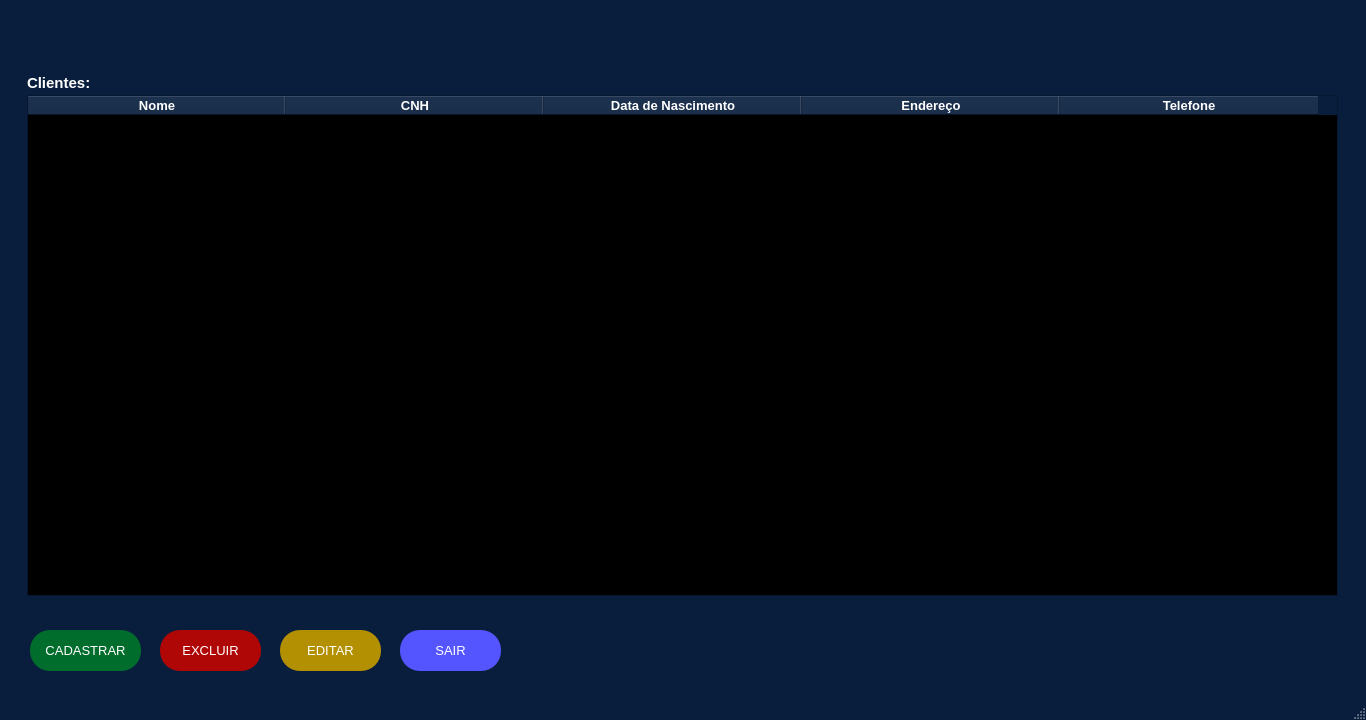
<?xml version="1.0" encoding="UTF-8"?>
<ui version="4.0">
 <class>MainWindow</class>
 <widget class="QMainWindow" name="MainWindow">
  <property name="geometry">
   <rect>
    <x>0</x>
    <y>0</y>
    <width>1366</width>
    <height>720</height>
   </rect>
  </property>
  <property name="minimumSize">
   <size>
    <width>1366</width>
    <height>720</height>
   </size>
  </property>
  <property name="maximumSize">
   <size>
    <width>1366</width>
    <height>720</height>
   </size>
  </property>
  <property name="palette">
   <palette>
    <active>
     <colorrole role="WindowText">
      <brush brushstyle="SolidPattern">
       <color alpha="255">
        <red>255</red>
        <green>255</green>
        <blue>255</blue>
       </color>
      </brush>
     </colorrole>
     <colorrole role="Button">
      <brush brushstyle="SolidPattern">
       <color alpha="255">
        <red>9</red>
        <green>30</green>
        <blue>61</blue>
       </color>
      </brush>
     </colorrole>
     <colorrole role="Light">
      <brush brushstyle="SolidPattern">
       <color alpha="255">
        <red>13</red>
        <green>45</green>
        <blue>91</blue>
       </color>
      </brush>
     </colorrole>
     <colorrole role="Midlight">
      <brush brushstyle="SolidPattern">
       <color alpha="255">
        <red>11</red>
        <green>37</green>
        <blue>76</blue>
       </color>
      </brush>
     </colorrole>
     <colorrole role="Dark">
      <brush brushstyle="SolidPattern">
       <color alpha="255">
        <red>4</red>
        <green>15</green>
        <blue>30</blue>
       </color>
      </brush>
     </colorrole>
     <colorrole role="Mid">
      <brush brushstyle="SolidPattern">
       <color alpha="255">
        <red>6</red>
        <green>20</green>
        <blue>41</blue>
       </color>
      </brush>
     </colorrole>
     <colorrole role="Text">
      <brush brushstyle="SolidPattern">
       <color alpha="255">
        <red>255</red>
        <green>255</green>
        <blue>255</blue>
       </color>
      </brush>
     </colorrole>
     <colorrole role="BrightText">
      <brush brushstyle="SolidPattern">
       <color alpha="255">
        <red>255</red>
        <green>255</green>
        <blue>255</blue>
       </color>
      </brush>
     </colorrole>
     <colorrole role="ButtonText">
      <brush brushstyle="SolidPattern">
       <color alpha="255">
        <red>255</red>
        <green>255</green>
        <blue>255</blue>
       </color>
      </brush>
     </colorrole>
     <colorrole role="Base">
      <brush brushstyle="SolidPattern">
       <color alpha="255">
        <red>0</red>
        <green>0</green>
        <blue>0</blue>
       </color>
      </brush>
     </colorrole>
     <colorrole role="Window">
      <brush brushstyle="SolidPattern">
       <color alpha="255">
        <red>9</red>
        <green>30</green>
        <blue>61</blue>
       </color>
      </brush>
     </colorrole>
     <colorrole role="Shadow">
      <brush brushstyle="SolidPattern">
       <color alpha="255">
        <red>0</red>
        <green>0</green>
        <blue>0</blue>
       </color>
      </brush>
     </colorrole>
     <colorrole role="AlternateBase">
      <brush brushstyle="SolidPattern">
       <color alpha="255">
        <red>4</red>
        <green>15</green>
        <blue>30</blue>
       </color>
      </brush>
     </colorrole>
     <colorrole role="ToolTipBase">
      <brush brushstyle="SolidPattern">
       <color alpha="255">
        <red>255</red>
        <green>255</green>
        <blue>220</blue>
       </color>
      </brush>
     </colorrole>
     <colorrole role="ToolTipText">
      <brush brushstyle="SolidPattern">
       <color alpha="255">
        <red>0</red>
        <green>0</green>
        <blue>0</blue>
       </color>
      </brush>
     </colorrole>
     <colorrole role="PlaceholderText">
      <brush brushstyle="SolidPattern">
       <color alpha="128">
        <red>255</red>
        <green>255</green>
        <blue>255</blue>
       </color>
      </brush>
     </colorrole>
    </active>
    <inactive>
     <colorrole role="WindowText">
      <brush brushstyle="SolidPattern">
       <color alpha="255">
        <red>255</red>
        <green>255</green>
        <blue>255</blue>
       </color>
      </brush>
     </colorrole>
     <colorrole role="Button">
      <brush brushstyle="SolidPattern">
       <color alpha="255">
        <red>9</red>
        <green>30</green>
        <blue>61</blue>
       </color>
      </brush>
     </colorrole>
     <colorrole role="Light">
      <brush brushstyle="SolidPattern">
       <color alpha="255">
        <red>13</red>
        <green>45</green>
        <blue>91</blue>
       </color>
      </brush>
     </colorrole>
     <colorrole role="Midlight">
      <brush brushstyle="SolidPattern">
       <color alpha="255">
        <red>11</red>
        <green>37</green>
        <blue>76</blue>
       </color>
      </brush>
     </colorrole>
     <colorrole role="Dark">
      <brush brushstyle="SolidPattern">
       <color alpha="255">
        <red>4</red>
        <green>15</green>
        <blue>30</blue>
       </color>
      </brush>
     </colorrole>
     <colorrole role="Mid">
      <brush brushstyle="SolidPattern">
       <color alpha="255">
        <red>6</red>
        <green>20</green>
        <blue>41</blue>
       </color>
      </brush>
     </colorrole>
     <colorrole role="Text">
      <brush brushstyle="SolidPattern">
       <color alpha="255">
        <red>255</red>
        <green>255</green>
        <blue>255</blue>
       </color>
      </brush>
     </colorrole>
     <colorrole role="BrightText">
      <brush brushstyle="SolidPattern">
       <color alpha="255">
        <red>255</red>
        <green>255</green>
        <blue>255</blue>
       </color>
      </brush>
     </colorrole>
     <colorrole role="ButtonText">
      <brush brushstyle="SolidPattern">
       <color alpha="255">
        <red>255</red>
        <green>255</green>
        <blue>255</blue>
       </color>
      </brush>
     </colorrole>
     <colorrole role="Base">
      <brush brushstyle="SolidPattern">
       <color alpha="255">
        <red>0</red>
        <green>0</green>
        <blue>0</blue>
       </color>
      </brush>
     </colorrole>
     <colorrole role="Window">
      <brush brushstyle="SolidPattern">
       <color alpha="255">
        <red>9</red>
        <green>30</green>
        <blue>61</blue>
       </color>
      </brush>
     </colorrole>
     <colorrole role="Shadow">
      <brush brushstyle="SolidPattern">
       <color alpha="255">
        <red>0</red>
        <green>0</green>
        <blue>0</blue>
       </color>
      </brush>
     </colorrole>
     <colorrole role="AlternateBase">
      <brush brushstyle="SolidPattern">
       <color alpha="255">
        <red>4</red>
        <green>15</green>
        <blue>30</blue>
       </color>
      </brush>
     </colorrole>
     <colorrole role="ToolTipBase">
      <brush brushstyle="SolidPattern">
       <color alpha="255">
        <red>255</red>
        <green>255</green>
        <blue>220</blue>
       </color>
      </brush>
     </colorrole>
     <colorrole role="ToolTipText">
      <brush brushstyle="SolidPattern">
       <color alpha="255">
        <red>0</red>
        <green>0</green>
        <blue>0</blue>
       </color>
      </brush>
     </colorrole>
     <colorrole role="PlaceholderText">
      <brush brushstyle="SolidPattern">
       <color alpha="128">
        <red>255</red>
        <green>255</green>
        <blue>255</blue>
       </color>
      </brush>
     </colorrole>
    </inactive>
    <disabled>
     <colorrole role="WindowText">
      <brush brushstyle="SolidPattern">
       <color alpha="255">
        <red>4</red>
        <green>15</green>
        <blue>30</blue>
       </color>
      </brush>
     </colorrole>
     <colorrole role="Button">
      <brush brushstyle="SolidPattern">
       <color alpha="255">
        <red>9</red>
        <green>30</green>
        <blue>61</blue>
       </color>
      </brush>
     </colorrole>
     <colorrole role="Light">
      <brush brushstyle="SolidPattern">
       <color alpha="255">
        <red>13</red>
        <green>45</green>
        <blue>91</blue>
       </color>
      </brush>
     </colorrole>
     <colorrole role="Midlight">
      <brush brushstyle="SolidPattern">
       <color alpha="255">
        <red>11</red>
        <green>37</green>
        <blue>76</blue>
       </color>
      </brush>
     </colorrole>
     <colorrole role="Dark">
      <brush brushstyle="SolidPattern">
       <color alpha="255">
        <red>4</red>
        <green>15</green>
        <blue>30</blue>
       </color>
      </brush>
     </colorrole>
     <colorrole role="Mid">
      <brush brushstyle="SolidPattern">
       <color alpha="255">
        <red>6</red>
        <green>20</green>
        <blue>41</blue>
       </color>
      </brush>
     </colorrole>
     <colorrole role="Text">
      <brush brushstyle="SolidPattern">
       <color alpha="255">
        <red>4</red>
        <green>15</green>
        <blue>30</blue>
       </color>
      </brush>
     </colorrole>
     <colorrole role="BrightText">
      <brush brushstyle="SolidPattern">
       <color alpha="255">
        <red>255</red>
        <green>255</green>
        <blue>255</blue>
       </color>
      </brush>
     </colorrole>
     <colorrole role="ButtonText">
      <brush brushstyle="SolidPattern">
       <color alpha="255">
        <red>4</red>
        <green>15</green>
        <blue>30</blue>
       </color>
      </brush>
     </colorrole>
     <colorrole role="Base">
      <brush brushstyle="SolidPattern">
       <color alpha="255">
        <red>9</red>
        <green>30</green>
        <blue>61</blue>
       </color>
      </brush>
     </colorrole>
     <colorrole role="Window">
      <brush brushstyle="SolidPattern">
       <color alpha="255">
        <red>9</red>
        <green>30</green>
        <blue>61</blue>
       </color>
      </brush>
     </colorrole>
     <colorrole role="Shadow">
      <brush brushstyle="SolidPattern">
       <color alpha="255">
        <red>0</red>
        <green>0</green>
        <blue>0</blue>
       </color>
      </brush>
     </colorrole>
     <colorrole role="AlternateBase">
      <brush brushstyle="SolidPattern">
       <color alpha="255">
        <red>9</red>
        <green>30</green>
        <blue>61</blue>
       </color>
      </brush>
     </colorrole>
     <colorrole role="ToolTipBase">
      <brush brushstyle="SolidPattern">
       <color alpha="255">
        <red>255</red>
        <green>255</green>
        <blue>220</blue>
       </color>
      </brush>
     </colorrole>
     <colorrole role="ToolTipText">
      <brush brushstyle="SolidPattern">
       <color alpha="255">
        <red>0</red>
        <green>0</green>
        <blue>0</blue>
       </color>
      </brush>
     </colorrole>
     <colorrole role="PlaceholderText">
      <brush brushstyle="SolidPattern">
       <color alpha="128">
        <red>255</red>
        <green>255</green>
        <blue>255</blue>
       </color>
      </brush>
     </colorrole>
    </disabled>
   </palette>
  </property>
  <property name="windowTitle">
   <string>Long Drive</string>
  </property>
  <property name="windowIcon">
   <iconset>
    <normaloff>../Logos/LOGO4.png</normaloff>../Logos/LOGO4.png</iconset>
  </property>
  <property name="layoutDirection">
   <enum>Qt::LeftToRight</enum>
  </property>
  <widget class="QWidget" name="centralwidget">
   <widget class="QLabel" name="logocli">
    <property name="enabled">
     <bool>true</bool>
    </property>
    <property name="geometry">
     <rect>
      <x>1140</x>
      <y>544</y>
      <width>231</width>
      <height>231</height>
     </rect>
    </property>
    <property name="toolTip">
     <string>&lt;html&gt;&lt;head/&gt;&lt;body&gt;&lt;p align=&quot;center&quot;&gt;&lt;br/&gt;&lt;/p&gt;&lt;/body&gt;&lt;/html&gt;</string>
    </property>
    <property name="whatsThis">
     <string>&lt;html&gt;&lt;head/&gt;&lt;body&gt;&lt;p align=&quot;center&quot;&gt;&lt;br/&gt;&lt;/p&gt;&lt;/body&gt;&lt;/html&gt;</string>
    </property>
    <property name="autoFillBackground">
     <bool>false</bool>
    </property>
    <property name="styleSheet">
     <string notr="true"/>
    </property>
    <property name="text">
     <string/>
    </property>
    <property name="pixmap">
     <pixmap>../Logos/LOGO2.png</pixmap>
    </property>
    <property name="scaledContents">
     <bool>true</bool>
    </property>
    <property name="wordWrap">
     <bool>false</bool>
    </property>
   </widget>
   <widget class="QLabel" name="clientes">
    <property name="geometry">
     <rect>
      <x>27</x>
      <y>72</y>
      <width>81</width>
      <height>21</height>
     </rect>
    </property>
    <property name="font">
     <font>
      <family>Arial</family>
      <pointsize>11</pointsize>
      <weight>75</weight>
      <bold>true</bold>
     </font>
    </property>
    <property name="text">
     <string>Clientes:</string>
    </property>
   </widget>
   <widget class="QPushButton" name="saircliente">
    <property name="geometry">
     <rect>
      <x>400</x>
      <y>630</y>
      <width>101</width>
      <height>41</height>
     </rect>
    </property>
    <property name="palette">
     <palette>
      <active>
       <colorrole role="WindowText">
        <brush brushstyle="SolidPattern">
         <color alpha="255">
          <red>255</red>
          <green>255</green>
          <blue>255</blue>
         </color>
        </brush>
       </colorrole>
       <colorrole role="Button">
        <brush brushstyle="SolidPattern">
         <color alpha="255">
          <red>85</red>
          <green>85</green>
          <blue>255</blue>
         </color>
        </brush>
       </colorrole>
       <colorrole role="Text">
        <brush brushstyle="SolidPattern">
         <color alpha="255">
          <red>255</red>
          <green>255</green>
          <blue>255</blue>
         </color>
        </brush>
       </colorrole>
       <colorrole role="BrightText">
        <brush brushstyle="SolidPattern">
         <color alpha="255">
          <red>203</red>
          <green>255</green>
          <blue>80</blue>
         </color>
        </brush>
       </colorrole>
       <colorrole role="ButtonText">
        <brush brushstyle="SolidPattern">
         <color alpha="255">
          <red>255</red>
          <green>255</green>
          <blue>255</blue>
         </color>
        </brush>
       </colorrole>
       <colorrole role="Base">
        <brush brushstyle="SolidPattern">
         <color alpha="255">
          <red>85</red>
          <green>85</green>
          <blue>255</blue>
         </color>
        </brush>
       </colorrole>
       <colorrole role="Window">
        <brush brushstyle="SolidPattern">
         <color alpha="255">
          <red>85</red>
          <green>85</green>
          <blue>255</blue>
         </color>
        </brush>
       </colorrole>
       <colorrole role="ToolTipBase">
        <brush brushstyle="SolidPattern">
         <color alpha="255">
          <red>255</red>
          <green>255</green>
          <blue>0</blue>
         </color>
        </brush>
       </colorrole>
       <colorrole role="PlaceholderText">
        <brush brushstyle="SolidPattern">
         <color alpha="128">
          <red>0</red>
          <green>0</green>
          <blue>0</blue>
         </color>
        </brush>
       </colorrole>
      </active>
      <inactive>
       <colorrole role="WindowText">
        <brush brushstyle="SolidPattern">
         <color alpha="255">
          <red>255</red>
          <green>255</green>
          <blue>255</blue>
         </color>
        </brush>
       </colorrole>
       <colorrole role="Button">
        <brush brushstyle="SolidPattern">
         <color alpha="255">
          <red>85</red>
          <green>85</green>
          <blue>255</blue>
         </color>
        </brush>
       </colorrole>
       <colorrole role="Text">
        <brush brushstyle="SolidPattern">
         <color alpha="255">
          <red>255</red>
          <green>255</green>
          <blue>255</blue>
         </color>
        </brush>
       </colorrole>
       <colorrole role="BrightText">
        <brush brushstyle="SolidPattern">
         <color alpha="255">
          <red>203</red>
          <green>255</green>
          <blue>80</blue>
         </color>
        </brush>
       </colorrole>
       <colorrole role="ButtonText">
        <brush brushstyle="SolidPattern">
         <color alpha="255">
          <red>255</red>
          <green>255</green>
          <blue>255</blue>
         </color>
        </brush>
       </colorrole>
       <colorrole role="Base">
        <brush brushstyle="SolidPattern">
         <color alpha="255">
          <red>85</red>
          <green>85</green>
          <blue>255</blue>
         </color>
        </brush>
       </colorrole>
       <colorrole role="Window">
        <brush brushstyle="SolidPattern">
         <color alpha="255">
          <red>85</red>
          <green>85</green>
          <blue>255</blue>
         </color>
        </brush>
       </colorrole>
       <colorrole role="ToolTipBase">
        <brush brushstyle="SolidPattern">
         <color alpha="255">
          <red>255</red>
          <green>255</green>
          <blue>0</blue>
         </color>
        </brush>
       </colorrole>
       <colorrole role="PlaceholderText">
        <brush brushstyle="SolidPattern">
         <color alpha="128">
          <red>0</red>
          <green>0</green>
          <blue>0</blue>
         </color>
        </brush>
       </colorrole>
      </inactive>
      <disabled>
       <colorrole role="WindowText">
        <brush brushstyle="SolidPattern">
         <color alpha="255">
          <red>255</red>
          <green>255</green>
          <blue>255</blue>
         </color>
        </brush>
       </colorrole>
       <colorrole role="Button">
        <brush brushstyle="SolidPattern">
         <color alpha="255">
          <red>85</red>
          <green>85</green>
          <blue>255</blue>
         </color>
        </brush>
       </colorrole>
       <colorrole role="Text">
        <brush brushstyle="SolidPattern">
         <color alpha="255">
          <red>255</red>
          <green>255</green>
          <blue>255</blue>
         </color>
        </brush>
       </colorrole>
       <colorrole role="BrightText">
        <brush brushstyle="SolidPattern">
         <color alpha="255">
          <red>203</red>
          <green>255</green>
          <blue>80</blue>
         </color>
        </brush>
       </colorrole>
       <colorrole role="ButtonText">
        <brush brushstyle="SolidPattern">
         <color alpha="255">
          <red>255</red>
          <green>255</green>
          <blue>255</blue>
         </color>
        </brush>
       </colorrole>
       <colorrole role="Base">
        <brush brushstyle="SolidPattern">
         <color alpha="255">
          <red>85</red>
          <green>85</green>
          <blue>255</blue>
         </color>
        </brush>
       </colorrole>
       <colorrole role="Window">
        <brush brushstyle="SolidPattern">
         <color alpha="255">
          <red>85</red>
          <green>85</green>
          <blue>255</blue>
         </color>
        </brush>
       </colorrole>
       <colorrole role="ToolTipBase">
        <brush brushstyle="SolidPattern">
         <color alpha="255">
          <red>255</red>
          <green>255</green>
          <blue>0</blue>
         </color>
        </brush>
       </colorrole>
       <colorrole role="PlaceholderText">
        <brush brushstyle="SolidPattern">
         <color alpha="128">
          <red>0</red>
          <green>0</green>
          <blue>0</blue>
         </color>
        </brush>
       </colorrole>
      </disabled>
     </palette>
    </property>
    <property name="font">
     <font>
      <family>Arial</family>
      <pointsize>10</pointsize>
      <weight>9</weight>
      <italic>false</italic>
      <bold>false</bold>
     </font>
    </property>
    <property name="contextMenuPolicy">
     <enum>Qt::CustomContextMenu</enum>
    </property>
    <property name="styleSheet">
     <string notr="true">QPushButton{
	color:white;
	border-radius:20px;
	background-color: rgb(85, 85, 255);
	font: 75 10pt &quot;Arial&quot;;
}
QPushButton:hover{
	background-color: rgb(10, 10, 127);
}</string>
    </property>
    <property name="text">
     <string>SAIR</string>
    </property>
    <property name="iconSize">
     <size>
      <width>93</width>
      <height>100</height>
     </size>
    </property>
    <property name="checkable">
     <bool>false</bool>
    </property>
    <property name="autoRepeat">
     <bool>false</bool>
    </property>
    <property name="autoExclusive">
     <bool>false</bool>
    </property>
    <property name="autoDefault">
     <bool>false</bool>
    </property>
    <property name="default">
     <bool>false</bool>
    </property>
    <property name="flat">
     <bool>true</bool>
    </property>
   </widget>
   <widget class="QPushButton" name="cadastrarcliente">
    <property name="geometry">
     <rect>
      <x>30</x>
      <y>630</y>
      <width>111</width>
      <height>41</height>
     </rect>
    </property>
    <property name="palette">
     <palette>
      <active>
       <colorrole role="WindowText">
        <brush brushstyle="SolidPattern">
         <color alpha="255">
          <red>255</red>
          <green>255</green>
          <blue>255</blue>
         </color>
        </brush>
       </colorrole>
       <colorrole role="Button">
        <brush brushstyle="SolidPattern">
         <color alpha="255">
          <red>0</red>
          <green>109</green>
          <blue>45</blue>
         </color>
        </brush>
       </colorrole>
       <colorrole role="Text">
        <brush brushstyle="SolidPattern">
         <color alpha="255">
          <red>255</red>
          <green>255</green>
          <blue>255</blue>
         </color>
        </brush>
       </colorrole>
       <colorrole role="BrightText">
        <brush brushstyle="SolidPattern">
         <color alpha="255">
          <red>203</red>
          <green>255</green>
          <blue>80</blue>
         </color>
        </brush>
       </colorrole>
       <colorrole role="ButtonText">
        <brush brushstyle="SolidPattern">
         <color alpha="255">
          <red>255</red>
          <green>255</green>
          <blue>255</blue>
         </color>
        </brush>
       </colorrole>
       <colorrole role="Base">
        <brush brushstyle="SolidPattern">
         <color alpha="255">
          <red>0</red>
          <green>109</green>
          <blue>45</blue>
         </color>
        </brush>
       </colorrole>
       <colorrole role="Window">
        <brush brushstyle="SolidPattern">
         <color alpha="255">
          <red>0</red>
          <green>109</green>
          <blue>45</blue>
         </color>
        </brush>
       </colorrole>
       <colorrole role="ToolTipBase">
        <brush brushstyle="SolidPattern">
         <color alpha="255">
          <red>255</red>
          <green>255</green>
          <blue>0</blue>
         </color>
        </brush>
       </colorrole>
       <colorrole role="PlaceholderText">
        <brush brushstyle="SolidPattern">
         <color alpha="128">
          <red>0</red>
          <green>0</green>
          <blue>0</blue>
         </color>
        </brush>
       </colorrole>
      </active>
      <inactive>
       <colorrole role="WindowText">
        <brush brushstyle="SolidPattern">
         <color alpha="255">
          <red>255</red>
          <green>255</green>
          <blue>255</blue>
         </color>
        </brush>
       </colorrole>
       <colorrole role="Button">
        <brush brushstyle="SolidPattern">
         <color alpha="255">
          <red>0</red>
          <green>109</green>
          <blue>45</blue>
         </color>
        </brush>
       </colorrole>
       <colorrole role="Text">
        <brush brushstyle="SolidPattern">
         <color alpha="255">
          <red>255</red>
          <green>255</green>
          <blue>255</blue>
         </color>
        </brush>
       </colorrole>
       <colorrole role="BrightText">
        <brush brushstyle="SolidPattern">
         <color alpha="255">
          <red>203</red>
          <green>255</green>
          <blue>80</blue>
         </color>
        </brush>
       </colorrole>
       <colorrole role="ButtonText">
        <brush brushstyle="SolidPattern">
         <color alpha="255">
          <red>255</red>
          <green>255</green>
          <blue>255</blue>
         </color>
        </brush>
       </colorrole>
       <colorrole role="Base">
        <brush brushstyle="SolidPattern">
         <color alpha="255">
          <red>0</red>
          <green>109</green>
          <blue>45</blue>
         </color>
        </brush>
       </colorrole>
       <colorrole role="Window">
        <brush brushstyle="SolidPattern">
         <color alpha="255">
          <red>0</red>
          <green>109</green>
          <blue>45</blue>
         </color>
        </brush>
       </colorrole>
       <colorrole role="ToolTipBase">
        <brush brushstyle="SolidPattern">
         <color alpha="255">
          <red>255</red>
          <green>255</green>
          <blue>0</blue>
         </color>
        </brush>
       </colorrole>
       <colorrole role="PlaceholderText">
        <brush brushstyle="SolidPattern">
         <color alpha="128">
          <red>0</red>
          <green>0</green>
          <blue>0</blue>
         </color>
        </brush>
       </colorrole>
      </inactive>
      <disabled>
       <colorrole role="WindowText">
        <brush brushstyle="SolidPattern">
         <color alpha="255">
          <red>255</red>
          <green>255</green>
          <blue>255</blue>
         </color>
        </brush>
       </colorrole>
       <colorrole role="Button">
        <brush brushstyle="SolidPattern">
         <color alpha="255">
          <red>0</red>
          <green>109</green>
          <blue>45</blue>
         </color>
        </brush>
       </colorrole>
       <colorrole role="Text">
        <brush brushstyle="SolidPattern">
         <color alpha="255">
          <red>255</red>
          <green>255</green>
          <blue>255</blue>
         </color>
        </brush>
       </colorrole>
       <colorrole role="BrightText">
        <brush brushstyle="SolidPattern">
         <color alpha="255">
          <red>203</red>
          <green>255</green>
          <blue>80</blue>
         </color>
        </brush>
       </colorrole>
       <colorrole role="ButtonText">
        <brush brushstyle="SolidPattern">
         <color alpha="255">
          <red>255</red>
          <green>255</green>
          <blue>255</blue>
         </color>
        </brush>
       </colorrole>
       <colorrole role="Base">
        <brush brushstyle="SolidPattern">
         <color alpha="255">
          <red>0</red>
          <green>109</green>
          <blue>45</blue>
         </color>
        </brush>
       </colorrole>
       <colorrole role="Window">
        <brush brushstyle="SolidPattern">
         <color alpha="255">
          <red>0</red>
          <green>109</green>
          <blue>45</blue>
         </color>
        </brush>
       </colorrole>
       <colorrole role="ToolTipBase">
        <brush brushstyle="SolidPattern">
         <color alpha="255">
          <red>255</red>
          <green>255</green>
          <blue>0</blue>
         </color>
        </brush>
       </colorrole>
       <colorrole role="PlaceholderText">
        <brush brushstyle="SolidPattern">
         <color alpha="128">
          <red>0</red>
          <green>0</green>
          <blue>0</blue>
         </color>
        </brush>
       </colorrole>
      </disabled>
     </palette>
    </property>
    <property name="font">
     <font>
      <family>Arial</family>
      <pointsize>10</pointsize>
      <weight>9</weight>
      <italic>false</italic>
      <bold>false</bold>
     </font>
    </property>
    <property name="contextMenuPolicy">
     <enum>Qt::CustomContextMenu</enum>
    </property>
    <property name="styleSheet">
     <string notr="true">QPushButton{
	color:white;
	border-radius:20px;
	background-color: #006d2d;
	font: 75 10pt &quot;Arial&quot;;
}
QPushButton:hover{
	background-color: #013d1a;
}</string>
    </property>
    <property name="text">
     <string>CADASTRAR</string>
    </property>
    <property name="iconSize">
     <size>
      <width>93</width>
      <height>100</height>
     </size>
    </property>
    <property name="checkable">
     <bool>false</bool>
    </property>
    <property name="autoRepeat">
     <bool>false</bool>
    </property>
    <property name="autoExclusive">
     <bool>false</bool>
    </property>
    <property name="autoDefault">
     <bool>false</bool>
    </property>
    <property name="default">
     <bool>false</bool>
    </property>
    <property name="flat">
     <bool>true</bool>
    </property>
   </widget>
   <widget class="QPushButton" name="excluircliente">
    <property name="geometry">
     <rect>
      <x>160</x>
      <y>630</y>
      <width>101</width>
      <height>41</height>
     </rect>
    </property>
    <property name="palette">
     <palette>
      <active>
       <colorrole role="WindowText">
        <brush brushstyle="SolidPattern">
         <color alpha="255">
          <red>255</red>
          <green>255</green>
          <blue>255</blue>
         </color>
        </brush>
       </colorrole>
       <colorrole role="Button">
        <brush brushstyle="SolidPattern">
         <color alpha="255">
          <red>175</red>
          <green>6</green>
          <blue>6</blue>
         </color>
        </brush>
       </colorrole>
       <colorrole role="Text">
        <brush brushstyle="SolidPattern">
         <color alpha="255">
          <red>255</red>
          <green>255</green>
          <blue>255</blue>
         </color>
        </brush>
       </colorrole>
       <colorrole role="BrightText">
        <brush brushstyle="SolidPattern">
         <color alpha="255">
          <red>203</red>
          <green>255</green>
          <blue>80</blue>
         </color>
        </brush>
       </colorrole>
       <colorrole role="ButtonText">
        <brush brushstyle="SolidPattern">
         <color alpha="255">
          <red>255</red>
          <green>255</green>
          <blue>255</blue>
         </color>
        </brush>
       </colorrole>
       <colorrole role="Base">
        <brush brushstyle="SolidPattern">
         <color alpha="255">
          <red>175</red>
          <green>6</green>
          <blue>6</blue>
         </color>
        </brush>
       </colorrole>
       <colorrole role="Window">
        <brush brushstyle="SolidPattern">
         <color alpha="255">
          <red>175</red>
          <green>6</green>
          <blue>6</blue>
         </color>
        </brush>
       </colorrole>
       <colorrole role="ToolTipBase">
        <brush brushstyle="SolidPattern">
         <color alpha="255">
          <red>255</red>
          <green>255</green>
          <blue>0</blue>
         </color>
        </brush>
       </colorrole>
       <colorrole role="PlaceholderText">
        <brush brushstyle="SolidPattern">
         <color alpha="128">
          <red>0</red>
          <green>0</green>
          <blue>0</blue>
         </color>
        </brush>
       </colorrole>
      </active>
      <inactive>
       <colorrole role="WindowText">
        <brush brushstyle="SolidPattern">
         <color alpha="255">
          <red>255</red>
          <green>255</green>
          <blue>255</blue>
         </color>
        </brush>
       </colorrole>
       <colorrole role="Button">
        <brush brushstyle="SolidPattern">
         <color alpha="255">
          <red>175</red>
          <green>6</green>
          <blue>6</blue>
         </color>
        </brush>
       </colorrole>
       <colorrole role="Text">
        <brush brushstyle="SolidPattern">
         <color alpha="255">
          <red>255</red>
          <green>255</green>
          <blue>255</blue>
         </color>
        </brush>
       </colorrole>
       <colorrole role="BrightText">
        <brush brushstyle="SolidPattern">
         <color alpha="255">
          <red>203</red>
          <green>255</green>
          <blue>80</blue>
         </color>
        </brush>
       </colorrole>
       <colorrole role="ButtonText">
        <brush brushstyle="SolidPattern">
         <color alpha="255">
          <red>255</red>
          <green>255</green>
          <blue>255</blue>
         </color>
        </brush>
       </colorrole>
       <colorrole role="Base">
        <brush brushstyle="SolidPattern">
         <color alpha="255">
          <red>175</red>
          <green>6</green>
          <blue>6</blue>
         </color>
        </brush>
       </colorrole>
       <colorrole role="Window">
        <brush brushstyle="SolidPattern">
         <color alpha="255">
          <red>175</red>
          <green>6</green>
          <blue>6</blue>
         </color>
        </brush>
       </colorrole>
       <colorrole role="ToolTipBase">
        <brush brushstyle="SolidPattern">
         <color alpha="255">
          <red>255</red>
          <green>255</green>
          <blue>0</blue>
         </color>
        </brush>
       </colorrole>
       <colorrole role="PlaceholderText">
        <brush brushstyle="SolidPattern">
         <color alpha="128">
          <red>0</red>
          <green>0</green>
          <blue>0</blue>
         </color>
        </brush>
       </colorrole>
      </inactive>
      <disabled>
       <colorrole role="WindowText">
        <brush brushstyle="SolidPattern">
         <color alpha="255">
          <red>255</red>
          <green>255</green>
          <blue>255</blue>
         </color>
        </brush>
       </colorrole>
       <colorrole role="Button">
        <brush brushstyle="SolidPattern">
         <color alpha="255">
          <red>175</red>
          <green>6</green>
          <blue>6</blue>
         </color>
        </brush>
       </colorrole>
       <colorrole role="Text">
        <brush brushstyle="SolidPattern">
         <color alpha="255">
          <red>255</red>
          <green>255</green>
          <blue>255</blue>
         </color>
        </brush>
       </colorrole>
       <colorrole role="BrightText">
        <brush brushstyle="SolidPattern">
         <color alpha="255">
          <red>203</red>
          <green>255</green>
          <blue>80</blue>
         </color>
        </brush>
       </colorrole>
       <colorrole role="ButtonText">
        <brush brushstyle="SolidPattern">
         <color alpha="255">
          <red>255</red>
          <green>255</green>
          <blue>255</blue>
         </color>
        </brush>
       </colorrole>
       <colorrole role="Base">
        <brush brushstyle="SolidPattern">
         <color alpha="255">
          <red>175</red>
          <green>6</green>
          <blue>6</blue>
         </color>
        </brush>
       </colorrole>
       <colorrole role="Window">
        <brush brushstyle="SolidPattern">
         <color alpha="255">
          <red>175</red>
          <green>6</green>
          <blue>6</blue>
         </color>
        </brush>
       </colorrole>
       <colorrole role="ToolTipBase">
        <brush brushstyle="SolidPattern">
         <color alpha="255">
          <red>255</red>
          <green>255</green>
          <blue>0</blue>
         </color>
        </brush>
       </colorrole>
       <colorrole role="PlaceholderText">
        <brush brushstyle="SolidPattern">
         <color alpha="128">
          <red>0</red>
          <green>0</green>
          <blue>0</blue>
         </color>
        </brush>
       </colorrole>
      </disabled>
     </palette>
    </property>
    <property name="font">
     <font>
      <family>Arial</family>
      <pointsize>10</pointsize>
      <weight>9</weight>
      <italic>false</italic>
      <bold>false</bold>
     </font>
    </property>
    <property name="contextMenuPolicy">
     <enum>Qt::CustomContextMenu</enum>
    </property>
    <property name="styleSheet">
     <string notr="true">QPushButton{
	color:white;
	border-radius:20px;
	background-color: #Af0606;
	font: 75 10pt &quot;Arial&quot;;
}
QPushButton:hover{
	background-color: #670202;
}</string>
    </property>
    <property name="text">
     <string>EXCLUIR</string>
    </property>
    <property name="iconSize">
     <size>
      <width>93</width>
      <height>100</height>
     </size>
    </property>
    <property name="checkable">
     <bool>false</bool>
    </property>
    <property name="autoRepeat">
     <bool>false</bool>
    </property>
    <property name="autoExclusive">
     <bool>false</bool>
    </property>
    <property name="autoDefault">
     <bool>false</bool>
    </property>
    <property name="default">
     <bool>false</bool>
    </property>
    <property name="flat">
     <bool>true</bool>
    </property>
   </widget>
   <widget class="QPushButton" name="editarcliente">
    <property name="geometry">
     <rect>
      <x>280</x>
      <y>630</y>
      <width>101</width>
      <height>41</height>
     </rect>
    </property>
    <property name="palette">
     <palette>
      <active>
       <colorrole role="WindowText">
        <brush brushstyle="SolidPattern">
         <color alpha="255">
          <red>255</red>
          <green>255</green>
          <blue>255</blue>
         </color>
        </brush>
       </colorrole>
       <colorrole role="Button">
        <brush brushstyle="SolidPattern">
         <color alpha="255">
          <red>179</red>
          <green>144</green>
          <blue>2</blue>
         </color>
        </brush>
       </colorrole>
       <colorrole role="Text">
        <brush brushstyle="SolidPattern">
         <color alpha="255">
          <red>255</red>
          <green>255</green>
          <blue>255</blue>
         </color>
        </brush>
       </colorrole>
       <colorrole role="BrightText">
        <brush brushstyle="SolidPattern">
         <color alpha="255">
          <red>203</red>
          <green>255</green>
          <blue>80</blue>
         </color>
        </brush>
       </colorrole>
       <colorrole role="ButtonText">
        <brush brushstyle="SolidPattern">
         <color alpha="255">
          <red>255</red>
          <green>255</green>
          <blue>255</blue>
         </color>
        </brush>
       </colorrole>
       <colorrole role="Base">
        <brush brushstyle="SolidPattern">
         <color alpha="255">
          <red>179</red>
          <green>144</green>
          <blue>2</blue>
         </color>
        </brush>
       </colorrole>
       <colorrole role="Window">
        <brush brushstyle="SolidPattern">
         <color alpha="255">
          <red>179</red>
          <green>144</green>
          <blue>2</blue>
         </color>
        </brush>
       </colorrole>
       <colorrole role="ToolTipBase">
        <brush brushstyle="SolidPattern">
         <color alpha="255">
          <red>255</red>
          <green>255</green>
          <blue>0</blue>
         </color>
        </brush>
       </colorrole>
       <colorrole role="PlaceholderText">
        <brush brushstyle="SolidPattern">
         <color alpha="128">
          <red>0</red>
          <green>0</green>
          <blue>0</blue>
         </color>
        </brush>
       </colorrole>
      </active>
      <inactive>
       <colorrole role="WindowText">
        <brush brushstyle="SolidPattern">
         <color alpha="255">
          <red>255</red>
          <green>255</green>
          <blue>255</blue>
         </color>
        </brush>
       </colorrole>
       <colorrole role="Button">
        <brush brushstyle="SolidPattern">
         <color alpha="255">
          <red>179</red>
          <green>144</green>
          <blue>2</blue>
         </color>
        </brush>
       </colorrole>
       <colorrole role="Text">
        <brush brushstyle="SolidPattern">
         <color alpha="255">
          <red>255</red>
          <green>255</green>
          <blue>255</blue>
         </color>
        </brush>
       </colorrole>
       <colorrole role="BrightText">
        <brush brushstyle="SolidPattern">
         <color alpha="255">
          <red>203</red>
          <green>255</green>
          <blue>80</blue>
         </color>
        </brush>
       </colorrole>
       <colorrole role="ButtonText">
        <brush brushstyle="SolidPattern">
         <color alpha="255">
          <red>255</red>
          <green>255</green>
          <blue>255</blue>
         </color>
        </brush>
       </colorrole>
       <colorrole role="Base">
        <brush brushstyle="SolidPattern">
         <color alpha="255">
          <red>179</red>
          <green>144</green>
          <blue>2</blue>
         </color>
        </brush>
       </colorrole>
       <colorrole role="Window">
        <brush brushstyle="SolidPattern">
         <color alpha="255">
          <red>179</red>
          <green>144</green>
          <blue>2</blue>
         </color>
        </brush>
       </colorrole>
       <colorrole role="ToolTipBase">
        <brush brushstyle="SolidPattern">
         <color alpha="255">
          <red>255</red>
          <green>255</green>
          <blue>0</blue>
         </color>
        </brush>
       </colorrole>
       <colorrole role="PlaceholderText">
        <brush brushstyle="SolidPattern">
         <color alpha="128">
          <red>0</red>
          <green>0</green>
          <blue>0</blue>
         </color>
        </brush>
       </colorrole>
      </inactive>
      <disabled>
       <colorrole role="WindowText">
        <brush brushstyle="SolidPattern">
         <color alpha="255">
          <red>255</red>
          <green>255</green>
          <blue>255</blue>
         </color>
        </brush>
       </colorrole>
       <colorrole role="Button">
        <brush brushstyle="SolidPattern">
         <color alpha="255">
          <red>179</red>
          <green>144</green>
          <blue>2</blue>
         </color>
        </brush>
       </colorrole>
       <colorrole role="Text">
        <brush brushstyle="SolidPattern">
         <color alpha="255">
          <red>255</red>
          <green>255</green>
          <blue>255</blue>
         </color>
        </brush>
       </colorrole>
       <colorrole role="BrightText">
        <brush brushstyle="SolidPattern">
         <color alpha="255">
          <red>203</red>
          <green>255</green>
          <blue>80</blue>
         </color>
        </brush>
       </colorrole>
       <colorrole role="ButtonText">
        <brush brushstyle="SolidPattern">
         <color alpha="255">
          <red>255</red>
          <green>255</green>
          <blue>255</blue>
         </color>
        </brush>
       </colorrole>
       <colorrole role="Base">
        <brush brushstyle="SolidPattern">
         <color alpha="255">
          <red>179</red>
          <green>144</green>
          <blue>2</blue>
         </color>
        </brush>
       </colorrole>
       <colorrole role="Window">
        <brush brushstyle="SolidPattern">
         <color alpha="255">
          <red>179</red>
          <green>144</green>
          <blue>2</blue>
         </color>
        </brush>
       </colorrole>
       <colorrole role="ToolTipBase">
        <brush brushstyle="SolidPattern">
         <color alpha="255">
          <red>255</red>
          <green>255</green>
          <blue>0</blue>
         </color>
        </brush>
       </colorrole>
       <colorrole role="PlaceholderText">
        <brush brushstyle="SolidPattern">
         <color alpha="128">
          <red>0</red>
          <green>0</green>
          <blue>0</blue>
         </color>
        </brush>
       </colorrole>
      </disabled>
     </palette>
    </property>
    <property name="font">
     <font>
      <family>Arial</family>
      <pointsize>10</pointsize>
      <weight>9</weight>
      <italic>false</italic>
      <bold>false</bold>
     </font>
    </property>
    <property name="contextMenuPolicy">
     <enum>Qt::CustomContextMenu</enum>
    </property>
    <property name="styleSheet">
     <string notr="true">QPushButton{
	color:white;
	border-radius:20px;
	background-color: #B39002;
	font: 75 10pt &quot;Arial&quot;;
}
QPushButton:hover{
	background-color: #564500;
}</string>
    </property>
    <property name="text">
     <string>EDITAR</string>
    </property>
    <property name="iconSize">
     <size>
      <width>93</width>
      <height>100</height>
     </size>
    </property>
    <property name="checkable">
     <bool>false</bool>
    </property>
    <property name="autoRepeat">
     <bool>false</bool>
    </property>
    <property name="autoExclusive">
     <bool>false</bool>
    </property>
    <property name="autoDefault">
     <bool>false</bool>
    </property>
    <property name="default">
     <bool>false</bool>
    </property>
    <property name="flat">
     <bool>true</bool>
    </property>
   </widget>
   <widget class="QTableWidget" name="tabelacliente">
    <property name="geometry">
     <rect>
      <x>27</x>
      <y>95</y>
      <width>1311</width>
      <height>501</height>
     </rect>
    </property>
    <property name="font">
     <font>
      <family>Arial</family>
      <pointsize>11</pointsize>
      <weight>50</weight>
      <bold>false</bold>
     </font>
    </property>
    <property name="cursor" stdset="0">
     <cursorShape>PointingHandCursor</cursorShape>
    </property>
    <property name="layoutDirection">
     <enum>Qt::LeftToRight</enum>
    </property>
    <property name="autoFillBackground">
     <bool>false</bool>
    </property>
    <property name="styleSheet">
     <string notr="true">QTableWidget{color:black};</string>
    </property>
    <property name="rowCount">
     <number>0</number>
    </property>
    <attribute name="horizontalHeaderVisible">
     <bool>true</bool>
    </attribute>
    <attribute name="horizontalHeaderCascadingSectionResizes">
     <bool>false</bool>
    </attribute>
    <attribute name="horizontalHeaderMinimumSectionSize">
     <number>49</number>
    </attribute>
    <attribute name="horizontalHeaderDefaultSectionSize">
     <number>258</number>
    </attribute>
    <attribute name="horizontalHeaderHighlightSections">
     <bool>false</bool>
    </attribute>
    <attribute name="verticalHeaderDefaultSectionSize">
     <number>37</number>
    </attribute>
    <column>
     <property name="text">
      <string>Nome</string>
     </property>
     <property name="font">
      <font>
       <pointsize>10</pointsize>
       <weight>75</weight>
       <bold>true</bold>
      </font>
     </property>
    </column>
    <column>
     <property name="text">
      <string>CNH</string>
     </property>
     <property name="font">
      <font>
       <pointsize>10</pointsize>
       <weight>75</weight>
       <bold>true</bold>
      </font>
     </property>
    </column>
    <column>
     <property name="text">
      <string>Data de Nascimento</string>
     </property>
     <property name="font">
      <font>
       <pointsize>10</pointsize>
       <weight>75</weight>
       <bold>true</bold>
      </font>
     </property>
    </column>
    <column>
     <property name="text">
      <string>Endereço</string>
     </property>
     <property name="font">
      <font>
       <pointsize>10</pointsize>
       <weight>75</weight>
       <bold>true</bold>
      </font>
     </property>
    </column>
    <column>
     <property name="text">
      <string>Telefone</string>
     </property>
     <property name="font">
      <font>
       <pointsize>10</pointsize>
       <weight>75</weight>
       <bold>true</bold>
      </font>
     </property>
    </column>
   </widget>
  </widget>
  <widget class="QStatusBar" name="statusbar"/>
 </widget>
 <resources>
  <include location="../ICONES_QTDESIGNER.qrc"/>
 </resources>
 <connections/>
</ui>
